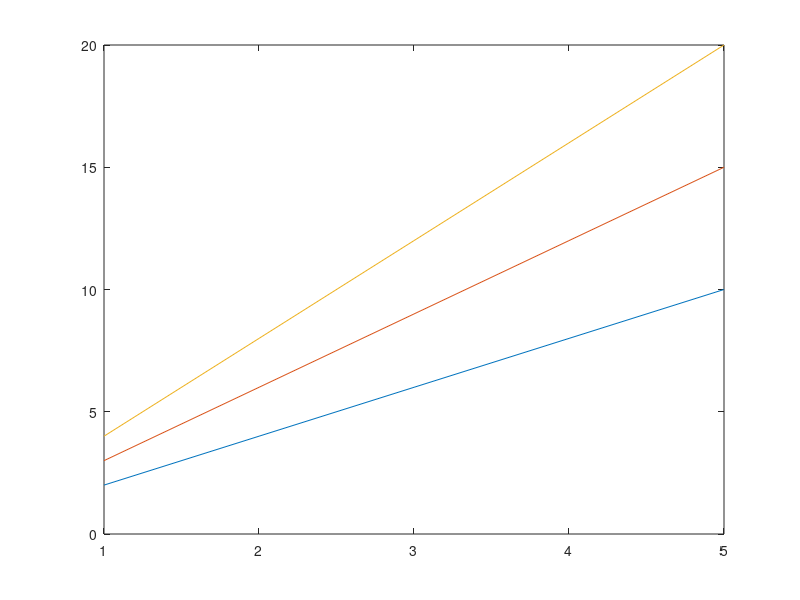

MATLAB code to generate this figure:
x = [1 2 3 4 5];
y1 = 2 * x;
y2 = 3 * x;

figure(1)
plot(x, y1)
hold on % 현재 그려진 내용을 배경으로 고정
plot(x, y2)

y3 = 4 * x;
plot(x, y3)
